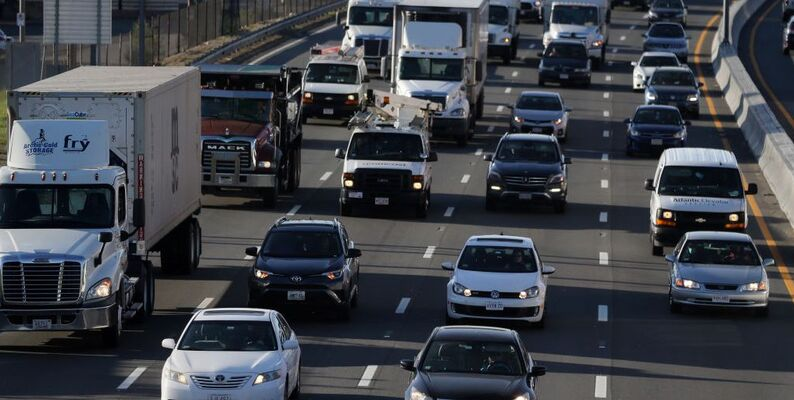
#> input picture ComputerVision/Lab 6/vehicle_image/vehicle-1.jpg, 794 x 400 px
$ jupyter execute Week6-Assignment.ipynb
#> lines starting #> are read from the running program, lines starting #| are printed output that depends on the picture; after the words box and inside, x2 and y2 are one past the last pixel; in counts of white or black regions, pixels touching at a corner belong together
### Implement Haar Cascade Classifier to detect vehicle in image

[cell 1]
#import all librares
import cv2
import matplotlib.pyplot as plt
import numpy as np
from PIL import Image

[cell 2]
# Load the image
image = cv2.imread("vehicle_image/vehicle-1.jpg")
#> image is the input picture: shape (400, 794, 3); mean B, G, R 73.4, 66.5, 63
image_arr = np.array(image)

# Convert the image to grayscale
gray = cv2.cvtColor(image, cv2.COLOR_BGR2GRAY)
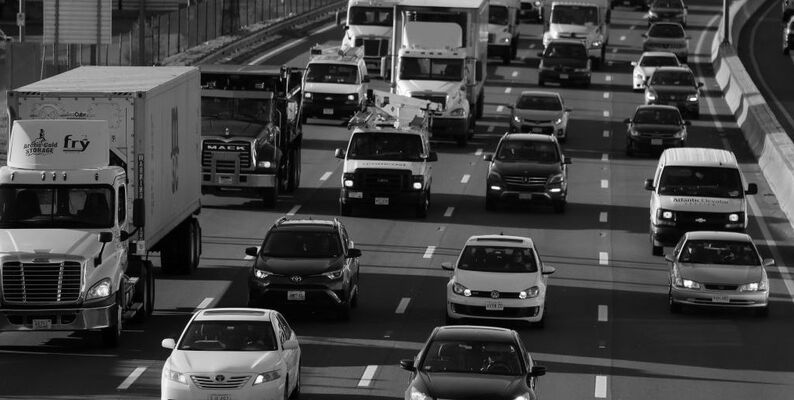
#> gray: shape (400, 794); min 0, max 255, mean 66.3

#Gaussian kernel
blur = cv2.GaussianBlur(gray,(5,5),0)
Image.fromarray(blur)

#using dilate to increases the white region in the image
dilated = cv2.dilate(blur,np.ones((3,3)))
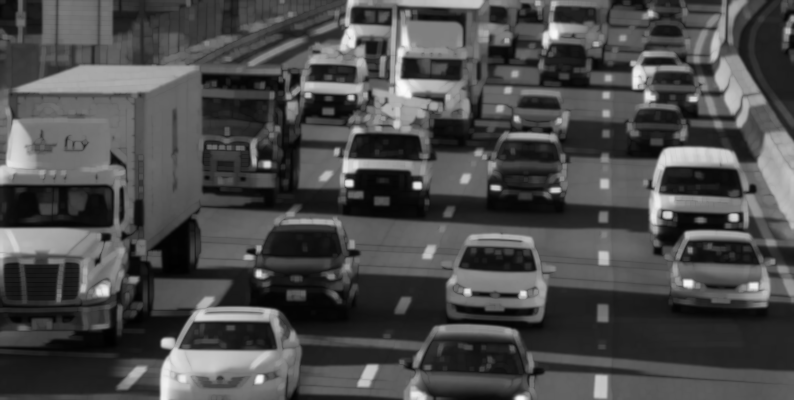
#> dilated: shape (400, 794); min 1, max 250, mean 75.1

#Morphology transformation with kernel is used to find the difference between dilation and erosion of an image.
kernel = cv2.getStructuringElement(cv2.MORPH_ELLIPSE, (3, 3))
closing = cv2.morphologyEx(dilated, cv2.MORPH_CLOSE, kernel)

# Load the pre-trained Haar Cascade XML file for vehicle detection
car_cascade = cv2.CascadeClassifier("haarcascade_car.xml")
cars = car_cascade.detectMultiScale(closing, 1.1, 2,minSize=(30, 30))
#> cars = [[208, 167, 42, 42], [508, 68, 58, 58], [388, 38, 44, 44], [553, 53, 47, 47], [111, 229, 50, 50], [590, 96, 91, 91], [280, 55, 94, 94], [442, 191, 108, 108], [639, 100, 135, 135], [150, 248, 144, 144]]

for (x,y,w,h) in cars:
  cv2.rectangle(image_arr,(x,y),(x+w,y+h),(0,255,0),2)
#> this loop made 10 passes
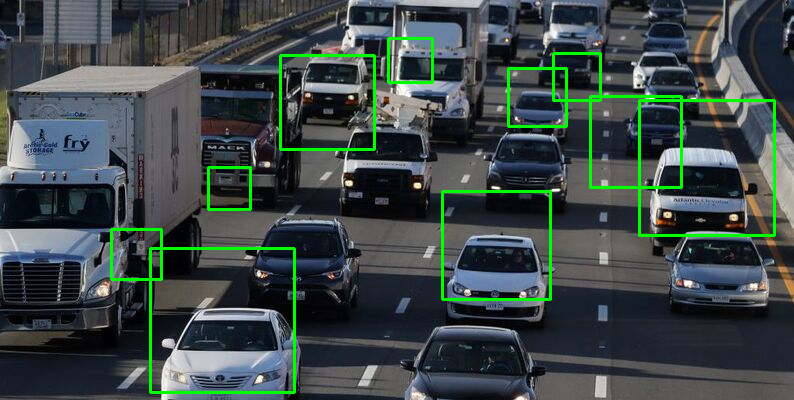
#> image_arr: shape (400, 794, 3); 3.04% of pixels changed, all inside (x1, y1, x2, y2) = (110, 37, 776, 394)
Image.fromarray(image_arr)
